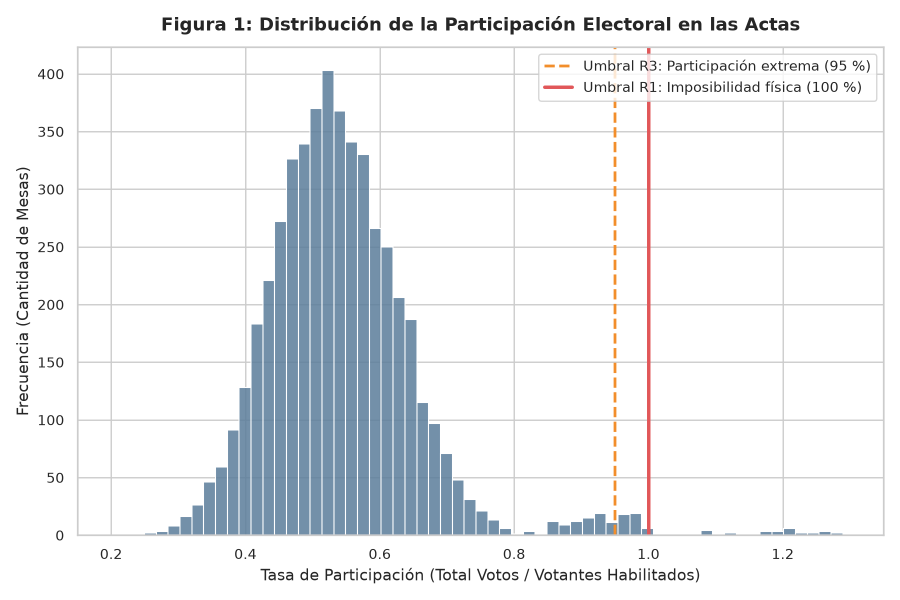
#> input picture outputs/figures/fig1_distribucion_participacion.png, 1800 x 1200 px (shown at 1/2 size)
$ python generate_pdf_report.py
#> lines starting #> are read from the running program, lines starting #| are printed output that depends on the picture
"""Generador del informe final en formato PDF (reports/Informe_Final.pdf).

Compila el informe técnico completo integrando portada, resumen, metodología,
tablas de resultados y las 5 figuras oficiales generadas por el proyecto.
"""

from pathlib import Path
import matplotlib.pyplot as plt
import matplotlib.image as mpimg
from matplotlib.backends.backend_pdf import PdfPages
import pandas as pd

from src.config import (
    OUTPUTS_FIG_DIR,
    OUTPUTS_TAB_DIR,
    REPORTS_DIR,
)


def _crear_pagina_texto(pdf: PdfPages, titulo: str, parrafos: list[str]) -> None:
    """Crea una página de texto estructurada con título y párrafos formateados."""
    fig = plt.figure(figsize=(8.5, 11))  # Formato Carta (Letter)
    ax = fig.add_axes([0.1, 0.1, 0.8, 0.82])
    ax.axis("off")

    y_pos = 1.0
    ax.text(0.0, y_pos, titulo, fontsize=15, fontweight="bold", color="#1F4E79")
    y_pos -= 0.05

    for p in parrafos:
        if p.startswith("## "):
            y_pos -= 0.03
            ax.text(0.0, y_pos, p[3:], fontsize=13, fontweight="bold", color="#2F5597")
            y_pos -= 0.04
        elif p.startswith("### "):
            y_pos -= 0.02
            ax.text(0.0, y_pos, p[4:], fontsize=11, fontweight="bold", color="#333333")
            y_pos -= 0.035
        elif p.startswith("> "):
            ax.text(0.02, y_pos, p[2:], fontsize=9.5, style="italic", color="#555555", wrap=True)
            y_pos -= 0.05
        else:
            # Párrafo normal
            ax.text(0.0, y_pos, p, fontsize=10, color="#222222", wrap=True)
            # Estimar salto según longitud del texto
            salto = max(0.04, (len(p) // 90 + 1) * 0.028)
            y_pos -= salto

        if y_pos < 0.05:
            break

    pdf.savefig(fig)
    plt.close(fig)


def _crear_pagina_figura(pdf: PdfPages, ruta_fig: Path, titulo_fig: str, descripcion: str) -> None:
    """Inserta una de las 5 figuras oficiales con título y pie explicativo."""
    fig = plt.figure(figsize=(8.5, 11))

    # Título superior
    ax_tit = fig.add_axes([0.1, 0.90, 0.8, 0.06])
    ax_tit.axis("off")
    ax_tit.text(0.0, 0.5, titulo_fig, fontsize=13, fontweight="bold", color="#1F4E79", va="center")

    # Imagen
    if ruta_fig.exists():
        img = mpimg.imread(str(ruta_fig))
        ax_img = fig.add_axes([0.1, 0.30, 0.8, 0.58])
        ax_img.imshow(img)
        ax_img.axis("off")

    # Pie de figura explicativo
    ax_desc = fig.add_axes([0.1, 0.08, 0.8, 0.18])
    ax_desc.axis("off")
    ax_desc.text(0.0, 0.85, "Interpretación analítica:", fontsize=10.5, fontweight="bold", color="#2F5597")
    ax_desc.text(0.0, 0.70, descripcion, fontsize=9.5, color="#333333", wrap=True)

    pdf.savefig(fig)
    plt.close(fig)


def compilar_informe_pdf() -> Path:
    """Compila el informe PDF completo en reports/Informe_Final.pdf."""
    REPORTS_DIR.mkdir(parents=True, exist_ok=True)
    pdf_path = REPORTS_DIR / "Informe_Final.pdf"

    with PdfPages(pdf_path) as pdf:
        # PÁGINA 1: PORTADA
        fig_portada = plt.figure(figsize=(8.5, 11))
        ax_p = fig_portada.add_axes([0.12, 0.12, 0.76, 0.76])
        ax_p.axis("off")

        ax_p.text(0.5, 0.88, "[NOMBRE DE LA INSTITUCIÓN]", fontsize=14, fontweight="bold", ha="center", color="#555555")
        ax_p.text(0.5, 0.84, "PROYECTO FINAL DE CIBERSEGURIDAD", fontsize=11, ha="center", color="#777777")
        ax_p.plot([0.1, 0.9], [0.80, 0.80], color="#1F4E79", linewidth=2.5)

        ax_p.text(0.5, 0.68, "Auditoría de Integridad Electoral y Detección\nde Anomalías en un Proceso Electoral Simulado",
                  fontsize=18, fontweight="bold", ha="center", color="#1F4E79")

        ax_p.text(0.5, 0.54, "Evaluación de Reglas Deterministas e Isolation Forest en 5.000 Mesas de Votación",
                  fontsize=12, style="italic", ha="center", color="#333333")

        ax_p.text(0.5, 0.38, "Integrantes del Grupo:\n[NOMBRE INTEGRANTE 1] - [CÓDIGO]\n[NOMBRE INTEGRANTE 2] - [CÓDIGO]\n[NOMBRE INTEGRANTE 3] - [CÓDIGO]",
                  fontsize=11, ha="center", color="#222222")

        ax_p.text(0.5, 0.22, "Fecha de Entrega: Noviembre de 2026\n[CIUDAD]", fontsize=10.5, ha="center", color="#555555")

        descargo_box = (
            "Descargo Ético: Todos los datos analizados son 100 % simulados en la ficticia República de Simulandia.\n"
            "Los resultados no representan hechos ni elecciones reales. Una alerta indica una inconsistencia estadística\n"
            "para priorizar auditoría manual, nunca una acusación concluyente de fraude."
        )
        ax_p.text(0.5, 0.08, descargo_box, fontsize=8.5, ha="center", style="italic", color="#777777",
                  bbox=dict(boxstyle="round,pad=0.5", facecolor="#F2F2F2", edgecolor="#CCCCCC"))

        pdf.savefig(fig_portada)
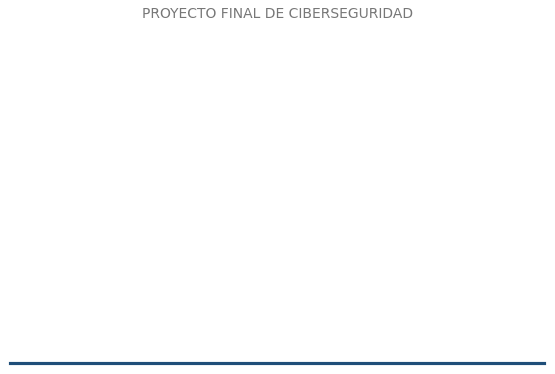
#> figure drawn by matplotlib, 1 panel
        plt.close(fig_portada)

        # PÁGINA 2: RESUMEN Y CONTEXTO
        _crear_pagina_texto(
            pdf,
            "1. Resumen Ejecutivo y Contexto de Ciberseguridad",
            [
                "## Resumen Ejecutivo",
                "Este informe documenta el desarrollo y evaluación de una metodología analítica para la auditoría de integridad en actas electorales simuladas. Sobre un censo de 5.000 mesas en la República de Simulandia, se inyectaron 200 anomalías conocidas correspondientes a 6 patrones habituales de adulteración electoral y 40 casos extremos legítimos.",
                "Se diseñaron y compararon dos enfoques: Reglas Simples Deterministas y el modelo de aprendizaje no supervisado Isolation Forest. Las reglas alcanzaron un 97.4 % de precisión y 94.0 % de recall en inconsistencias directas, mientras que Isolation Forest capturó anomalías multivariadas complejas como el relleno de urnas. La estrategia combinada de Unión logró un recall global del 96.5 % (193 de 200 anomalías capturadas), consolidando una herramienta efectiva para la priorización forense de mesas a auditar.",
                "## Contexto: La Integridad Electoral como Problema de Ciberseguridad",
                "Con la digitalización de la consolidación electoral y la transmisión remota de datos, la seguridad de las elecciones ha evolucionado desde el resguardo físico hacia la protección de la integridad de los datos. Incidentes de transcripción errónea, manipulación forzada de actas, o inyección de votos atentan contra la confianza ciudadana.",
                "Dado que recontar físicamente el 100 % de las mesas es logísticamente inviable, los métodos analíticos de detección de anomalías operan como un sistema de alerta temprana: focalizan el despliegue de peritos y jurados hacia las urnas con mayor probabilidad de inconsistencia material.",
            ]
        )

        # PÁGINA 3: METODOLOGÍA Y CATÁLOGO DE ANOMALÍAS
        _crear_pagina_texto(
            pdf,
            "2. Metodología y Catálogo de Anomalías Inyectadas",
            [
                "## Catálogo de Anomalías de Integridad (Ground Truth)",
                "Para validar objetivamente los detectores, se definieron 6 categorías de inconsistencia inyectadas sin reemplazo sobre 200 mesas (4.0 % del total):",
                "- Sobre-participación (30 mesas): Votos reportados superiores al censo electoral (> 100 %). Físicamente imposible; indica duplicación o inflación de actas.",
                "- Relleno de urnas (45 mesas): Inyección focalizada en 3 municipios que eleva la participación al 93–100 % sumando votos al Candidato A.",
                "- Voto unánime (35 mesas): Mesas donde un candidato recibe >= 92 % de votos válidos bajo alta participación, simulando coacción o actas prefabricadas.",
                "- Inconsistencia aritmética (35 mesas): Discrepancias directas entre el total reportado y la suma de votos parciales por candidato, blanco y nulos.",
                "- Números redondos (25 mesas): Conteos de candidatos que son todos múltiplos de 10, violando las distribuciones estocásticas discretas naturales.",
                "- Nulos excesivos (30 mesas): Reclasificación maliciosa del 15 al 35 % de votos válidos de la oposición como votos nulos.",
                "## Casos Extremos Legítimos (40 mesas)",
                "Se incluyeron 40 mesas rurales pequeñas (<= 200 habilitados) con alta participación (85–94 %) y marcada preferencia comunitaria genuina (75–88 %), sin ninguna manipulación (es_anomalia = 0). Su objetivo es medir con rigor la tasa de falsos positivos en comunidades homogéneas.",
            ]
        )

        # PÁGINA 4: TÉCNICAS IMPLEMENTADAS
        _crear_pagina_texto(
            pdf,
            "3. Técnicas de Detección Implementadas",
            [
                "## Técnica 1: Reglas Simples Deterministas",
                "Evalúa límites lógicos y umbrales basados en el conocimiento del dominio electoral:",
                "- R1 (Sobre-participación): votos > habilitados (Peso 3, Crítica).",
                "- R2 (Inconsistencia aritmética): diferencia reportado vs. suma > 0 (Peso 3, Crítica).",
                "- R3 (Participación extrema): participacion >= 0.95 (Peso 2, Alta).",
                "- R4 (Voto concentrado): voto maximo >= 0.90 y votos validos >= 50 (Peso 2, Alta).",
                "- R5 (Nulos excesivos): porcentaje nulos >= 12 % (Peso 1, Media).",
                "- R6 (Números redondos): los 4 candidatos con votos múltiplos de 10 (Peso 1, Media).",
                "## Técnica 2: Isolation Forest (No Supervisado)",
                "Entrenado sin etiquetas previas mediante 300 árboles de decisión con tasa de contaminación operativa del 4 % (0.04). Emplea 12 variables derivadas estandarizadas.",
                "El algoritmo explota el principio de que los outliers multivariados se encuentran aislados en regiones poco densas del espacio muestral, requiriendo significativamente menor profundidad media de partición que las actas típicas.",
                "## Combinación y Nivel de Riesgo",
                "- Riesgo ALTO: Alerta simultánea de ambas técnicas o severidad de reglas crítica (R1/R2).",
                "- Riesgo MEDIO: Alerta generada por una sola técnica.",
                "- Riesgo BAJO: Sin ninguna alerta.",
            ]
        )

        # PÁGINA 5: RESULTADOS Y MÉTRICAS
        _crear_pagina_texto(
            pdf,
            "4. Resultados Cuantitativos y Evaluación",
            [
                "## Métricas de Clasificación Global (Ground Truth)",
                "- Reglas Simples: Precisión = 97.41 %, Recall = 94.00 %, F1 = 0.9567 (193 alertadas, 188 VP, 5 FP).",
                "- Isolation Forest: Precisión = 58.50 %, Recall = 58.50 %, F1 = 0.5850 (200 alertadas, 117 VP, 83 FP).",
                "- Unión (Cualquiera): Precisión = 69.93 %, Recall = 96.50 %, F1 = 0.8109 (276 alertadas, 193 VP, 83 FP).",
                "- Intersección (Ambas): Precisión = 95.73 %, Recall = 56.00 %, F1 = 0.7066 (117 alertadas, 112 VP, 5 FP).",
                "## Complementariedad de Técnicas por Tipo de Anomalía",
                "- Las reglas alcanzaron un recall perfecto del 100 % en sobre-participación, voto unánime, inconsistencia aritmética, números redondos y nulos excesivos.",
                "- En relleno de urnas, las reglas alcanzaron 73.3 % (solo las mesas que superaron el 95 % de participación). Isolation Forest aportó detección multivariada independiente, elevando el recall de la Unión al 84.4 %.",
                "## Falsos Positivos en Casos Extremos Legítimos",
                "- Las reglas simples solo marcaron 3 de las 40 mesas rurales legítimas (7.5 % FP).",
                "- Isolation Forest marcó las 40 mesas legítimas (100 % FP), demostrando analíticamente que los modelos estadísticos no supervisados penalizan el comportamiento atípico pero genuino de comunidades rurales homogéneas.",
            ]
        )

        # PÁGINA 6: SENSIBILIDAD, TOP MESAS Y ANÁLISIS DE ERRORES
        sens_lineas = ["## Análisis de Sensibilidad de Contaminación (Isolation Forest)"]
        sens_path = OUTPUTS_TAB_DIR / "sensibilidad_contaminacion.csv"
        if sens_path.exists():
            df_s = pd.read_csv(sens_path)
            for _, r in df_s.iterrows():
                sens_lineas.append(
                    f"- nu = {r['contamination']:.2f}: Alertadas={int(r['mesas_alertadas'])}, "
                    f"VP={int(r['VP'])}, FP={int(r['FP'])}, Prec={r['precision']*100:.2f} %, "
                    f"Recall={r['recall']*100:.2f} %, F1={r['f1']:.4f}"
                )

        top_lineas = ["## Top 5 Mesas Más Sospechosas para Auditoría Prioritaria"]
        top_path = OUTPUTS_TAB_DIR / "top_mesas_sospechosas.csv"
        if top_path.exists():
            df_t = pd.read_csv(top_path).head(5)
            for _, r in df_t.iterrows():
                top_lineas.append(
                    f"- #{int(r['ranking'])} {r['mesa_id']} ({r['municipio']}): "
                    f"Riesgo={r['nivel_riesgo']}, Puntaje={int(r['puntaje_reglas'])}, "
                    f"Score IF={r['score_if']:.4f}, Part={r['participacion']*100:.1f} %"
                )

        err_lineas = [
            "## Análisis de Errores Representativos (Unión)",
            "- Falsos Positivos (ej. M00056, M00084): mesas rurales pequeñas (< 150 habilitados) con alta participación legítima (88-90 %) y consenso comunitario (> 83 %), aisladas por IF.",
            "- Falsos Negativos (ej. M00261, M00284, M00324): casos de relleno de urnas con participación entre 93.4 % y 94.7 %, justo por debajo del umbral R3 (95 %).",
        ]

        _crear_pagina_texto(
            pdf,
            "4.1 Sensibilidad, Top Mesas y Análisis de Errores",
            sens_lineas + top_lineas + err_lineas,
        )

        # PÁGINAS 6 A 10: LAS 5 FIGURAS OFICIALES
        _crear_pagina_figura(
            pdf,
            OUTPUTS_FIG_DIR / "fig1_distribucion_participacion.png",
            "Figura 1: Distribución de la Participación Electoral en las Actas",
            "Histograma con 60 intervalos de la participación electoral en las 5.000 mesas. La masa normal se concentra entre el 40 % y el 75 % con media en 58.4 %. Las líneas discontinuas señalan los umbrales de alerta R3 (95 %) y R1 (100 %), evidenciando la cola anómala de mesas que sobrepasan los límites físicos del censo."
        )
#> in _crear_pagina_figura, img is the input picture: shape (1200, 1800, 4) float32; mean R, G, B, A 0.922, 0.934, 0.937, 1

        _crear_pagina_figura(
            pdf,
            OUTPUTS_FIG_DIR / "fig2_huella_electoral.png",
            "Figura 2: Huella Electoral 2D (Participación vs. Voto Máximo por Candidato)",
            "Dispersión inspirada en Klimek et al. (2012). Las actas normales forman una nube densa central en gris. Las actas con alerta de ambas técnicas (en rojo) se desplazan hacia el cuadrante superior derecho (asistencia extrema combinada con triunfo cuasi-unánime), patrón inequívoco de manipulación coordinada."
        )
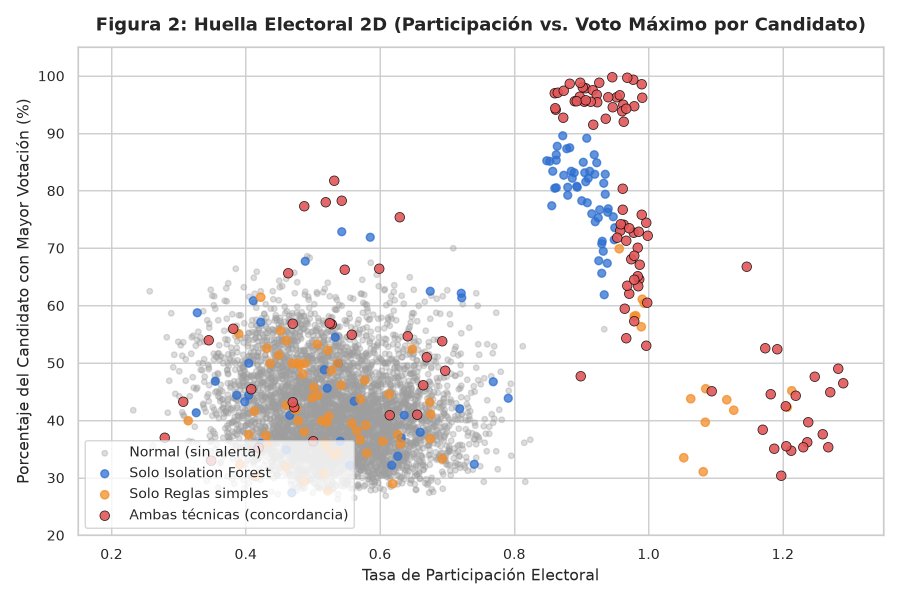
#> input picture outputs/figures/fig2_huella_electoral.png, 1800 x 1200 px (shown at 1/2 size)
#> in _crear_pagina_figura, img is the input picture: shape (1200, 1800, 4) float32; mean R, G, B, A 0.951, 0.944, 0.944, 1

        _crear_pagina_figura(
            pdf,
            OUTPUTS_FIG_DIR / "fig3_score_isolation_forest.png",
            "Figura 3: Densidad de Scores de Isolation Forest por Clase Real",
            "Estimación de densidad de Kernel (KDE) para actas normales versus actas manipuladas. El algoritmo desplaza la distribución anómala hacia la derecha. La región intermedia de solapamiento entre scores 0.50 y 0.55 explica matemáticamente la generación de falsos positivos y falsos negativos."
        )
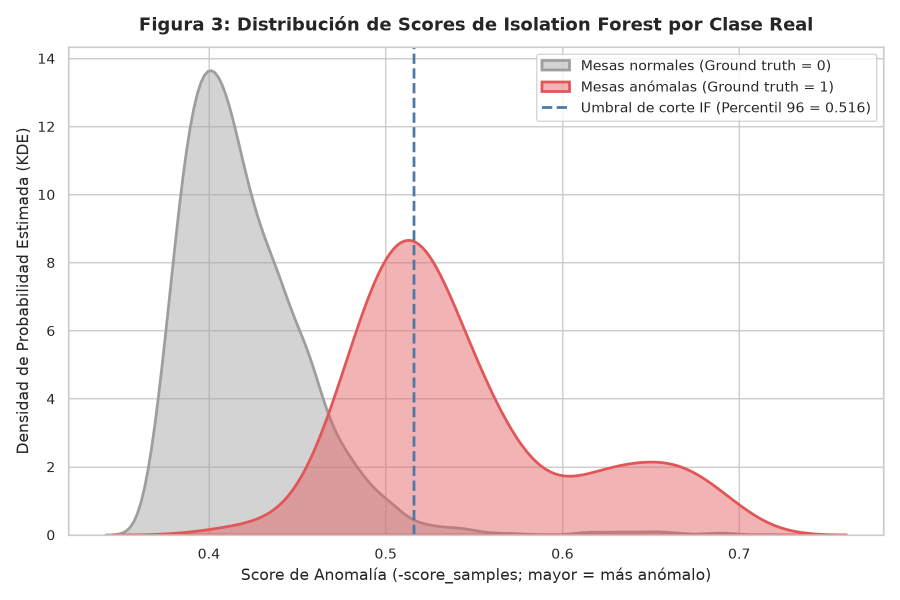
#> input picture outputs/figures/fig3_score_isolation_forest.png, 1800 x 1200 px (shown at 1/2 size)
#> in _crear_pagina_figura, img is the input picture: shape (1200, 1800, 4) float32; mean R, G, B, A 0.961, 0.931, 0.932, 1

        _crear_pagina_figura(
            pdf,
            OUTPUTS_FIG_DIR / "fig4_recall_por_tipo.png",
            "Figura 4: Comparación de Recall por Tipo de Anomalía Inyectada",
            "Sensibilidad de detección desagregada para las 6 categorías. Demuestra la complementariedad: las reglas logran 100 % en transgresiones formales lógicas, mientras que la combinación con Isolation Forest incrementa sustancialmente la cobertura de alteraciones complejas como relleno de urnas (84.4 %)."
        )
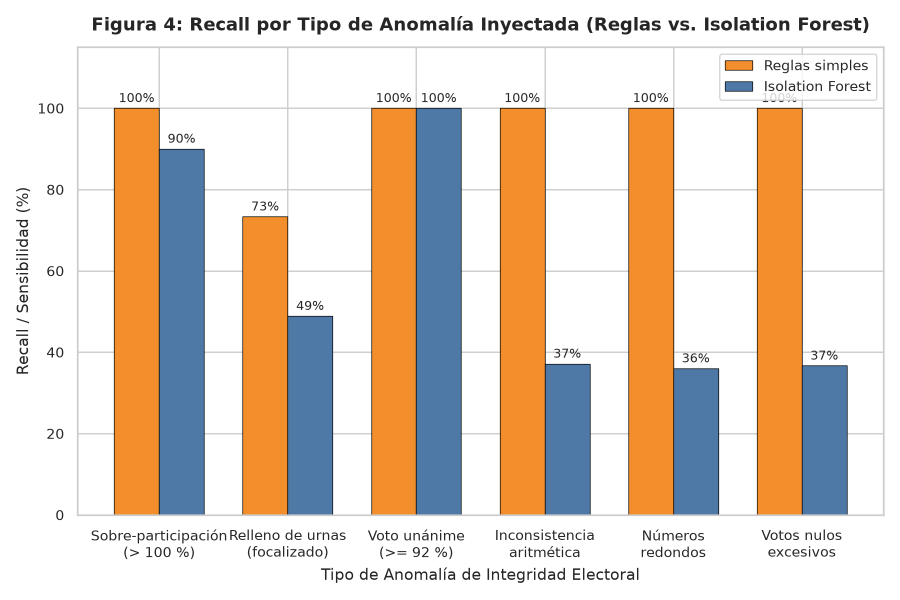
#> input picture outputs/figures/fig4_recall_por_tipo.png, 1800 x 1200 px (shown at 1/2 size)
#> in _crear_pagina_figura, img is the input picture: shape (1200, 1800, 4) float32; mean R, G, B, A 0.88, 0.824, 0.768, 1

        _crear_pagina_figura(
            pdf,
            OUTPUTS_FIG_DIR / "fig5_riesgo_por_municipio.png",
            "Figura 5: Top 15 Municipios con Mayor Concentración de Mesas en Riesgo Alto",
            "Distribución territorial de las actas clasificadas en nivel de riesgo alto. Municipios como Bruma-Mun05 (16.4 %) y Estela-Mun01 (15.4 %) presentan concentraciones elevadas, coincidiendo con los focos territoriales donde se concentró el relleno de urnas, permitiendo priorizar auditorías sobre el terreno."
        )
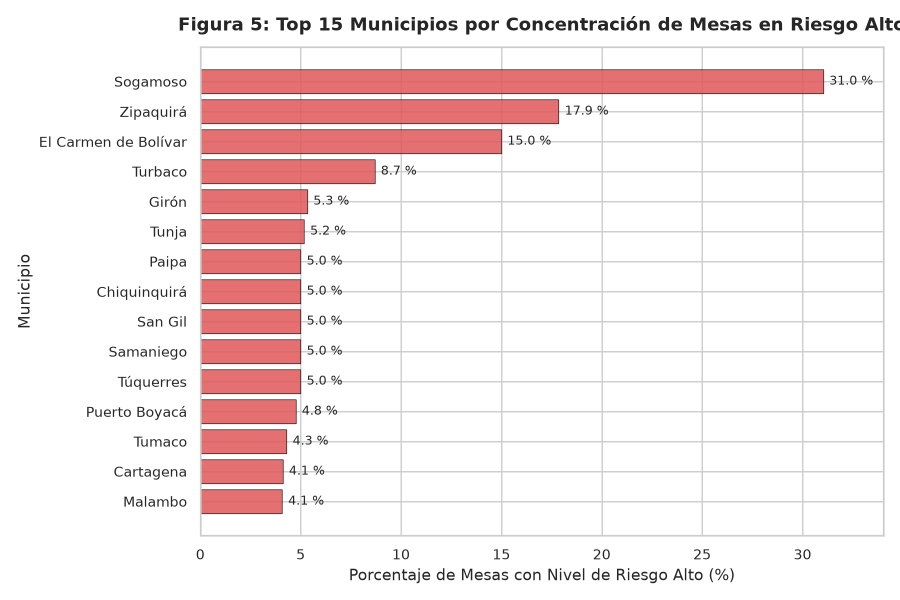
#> input picture outputs/figures/fig5_riesgo_por_municipio.png, 1800 x 1200 px (shown at 1/2 size)
#> in _crear_pagina_figura, img is the input picture: shape (1200, 1800, 4) float32; mean R, G, B, A 0.96, 0.912, 0.913, 1

        # PÁGINA 11: DISCUSIÓN, RIESGOS Y CONCLUSIONES
        _crear_pagina_texto(
            pdf,
            "5. Discusión, Riesgos, Ética y Conclusiones",
            [
                "## Discusión y Riesgos Operativos",
                "- Limitación de umbrales fijos: Si las reglas se conocen públicamente, un adversario puede calibrar la manipulación al 94.8 % de participación para eludir la alerta determinista.",
                "- Sesgo contra la ruralidad: Como demostró el experimento con extremos legítimos, los modelos no supervisados penalizan comunidades pequeñas y unificadas. Una alerta nunca debe desencadenar la anulación automática de una mesa sin cotejo documental.",
                "- Riesgo de polarización política: La divulgación irresponsable de índices de anomalía sin verificación forense puede ser instrumentalizada para desacreditar elecciones legítimas.",
                "## Conclusiones",
                "1. Se diseñó, implementó y validó con éxito una solución automatizada de auditoría electoral para 5.000 actas de votación, reproducible con un único comando.",
                "2. La estrategia de Unión entre Reglas Simples e Isolation Forest ofrece un balance óptimo con un Recall global del 96.50 % (capturando 193 de las 200 anomalías).",
                "3. Para la priorización táctica inmediata de peritajes forenses, la Intersección aporta una precisión del 95.73 %, garantizando máxima eficiencia en el uso de los recursos de auditoría electoral.",
                "## Referencias Principales",
                "- Liu, F. T., Ting, K. M., & Zhou, Z.-H. (2008). Isolation Forest. IEEE ICDM, 413-422.",
                "- Klimek, P., Yegorov, Y., Hanel, R., & Thurner, S. (2012). Statistical detection of systematic election irregularities. PNAS, 109(41), 16469-16474.",
                "- Pedregosa, F., et al. (2011). Scikit-learn: Machine Learning in Python. JMLR, 12, 2825-2830.",
            ]
        )

    print(f"Informe PDF generado exitosamente en: {pdf_path}")
    return pdf_path


if __name__ == "__main__":
    compilar_informe_pdf()
